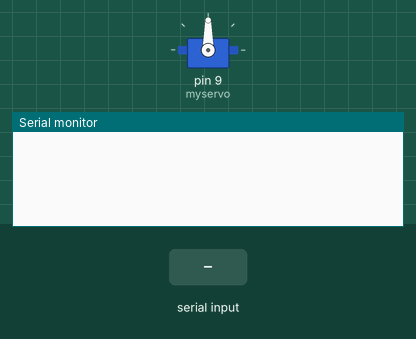
Simulated run of this sketch. Board: Arduino Uno, built with avr-gcc and run on an emulated ATmega328P. Parts: servo, the last lines printed to the serial monitor. Inputs (shaded band) come from the test bench.

Above: at 1.2 s.
1.3 s: "N" received over Serial
At 2.0 s:
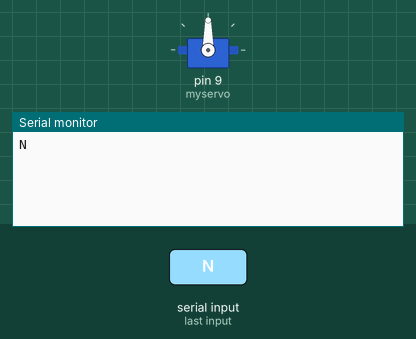
2.8 s: "T" received over Serial
At 4.0 s:
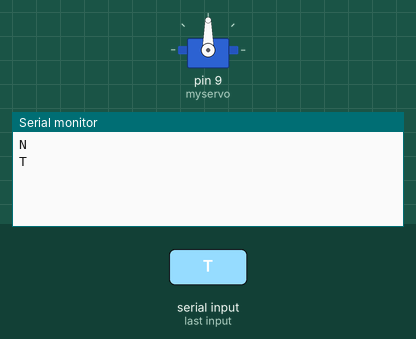
4.3 s: "F" received over Serial
At 5.4 s:
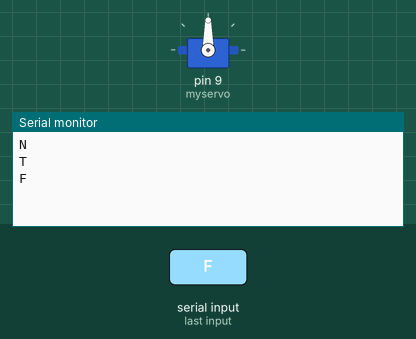

Measured:
- after the input at 1.3 s, the serial monitor: prints a new line at once (image 1)
- after the input at 2.8 s, the serial monitor: prints a new line at once (image 2)
- after the input at 4.3 s, the serial monitor: prints a new line at once (image 3)

The sketch:

plant.ino
```cpp
#include <Servo.h>

Servo myservo;

void setup(){

myservo.attach(9);

    Serial.begin(9600);

}

void loop()
{
  String content = "";
  char character;

  /* Get the control input */
  if (Serial.available() > 0) {

    while(Serial.available()) {
      character = Serial.read();
      content.concat(character);
    }

    if (content != "") {
      Serial.println(content);  /* give some feedback */
      content.trim();
      if (content == "N") {
        /* Home team score */
       normal();
      } else if (content == "T") {
        /* Away team score */
        tired();
      } else if (content == "F") {
        /* "Game" type of signal */
        frantic();

      }
    }
  }
}

void normal(){
}

void tired(){
}

void frantic (){
}
```
